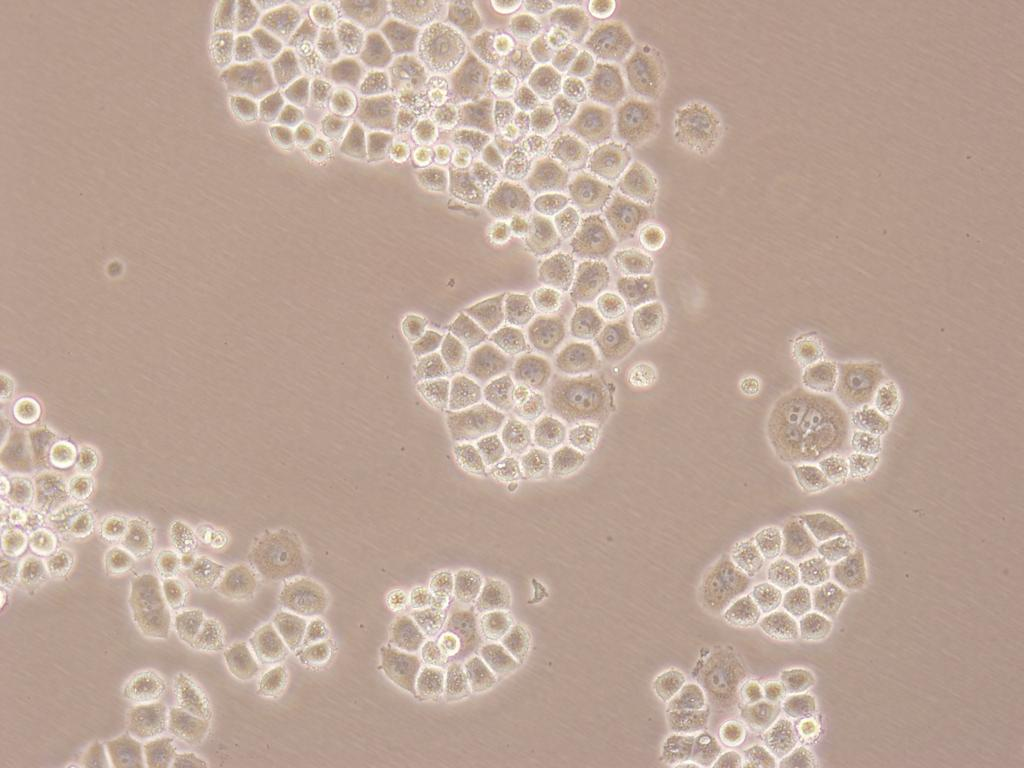
#> input picture im1.jpg, 1024 x 768 px
$ python main.py   (older library calls are emulated)
#> lines starting #> are read from the running program, lines starting #| are printed output that depends on the picture; after the words box and inside, x2 and y2 are one past the last pixel; in counts of white or black regions, pixels touching at a corner belong together
import math

import cv2
import numpy as np
import matplotlib.pyplot as plt
from skimage import color
from sklearn.cluster import KMeans
from skimage.feature import peak_local_max
from PIL import Image
from tqdm.notebook import tqdm
from scipy.ndimage import binary_fill_holes
from skimage.morphology import binary_closing, binary_opening
# Press Shift+F10 to execute it or replace it with your code.
# Press Double Shift to search everywhere for classes, files, tool windows, actions, and settings.
from skimage.morphology import binary_erosion, binary_dilation, disk, square
from skimage.morphology import remove_small_objects
from skimage.morphology import area_closing
from PIL import Image, ImageEnhance
from scipy import ndimage as ndi
import matplotlib.pyplot as plt
from skimage.feature import peak_local_max
from skimage import data, img_as_float
from sklearn.metrics import confusion_matrix
from sklearn.metrics import classification_report
# Press the green button in the gutter to run the script.
from collections import deque

if __name__ == '__main__':
    img = cv2.imread("im1.jpg")
#> img is the input picture: shape (768, 1024, 3); mean B, G, R 152.3, 165.8, 189.1

    """Part1"""
    image = cv2.cvtColor(img, cv2.COLOR_BGR2GRAY)
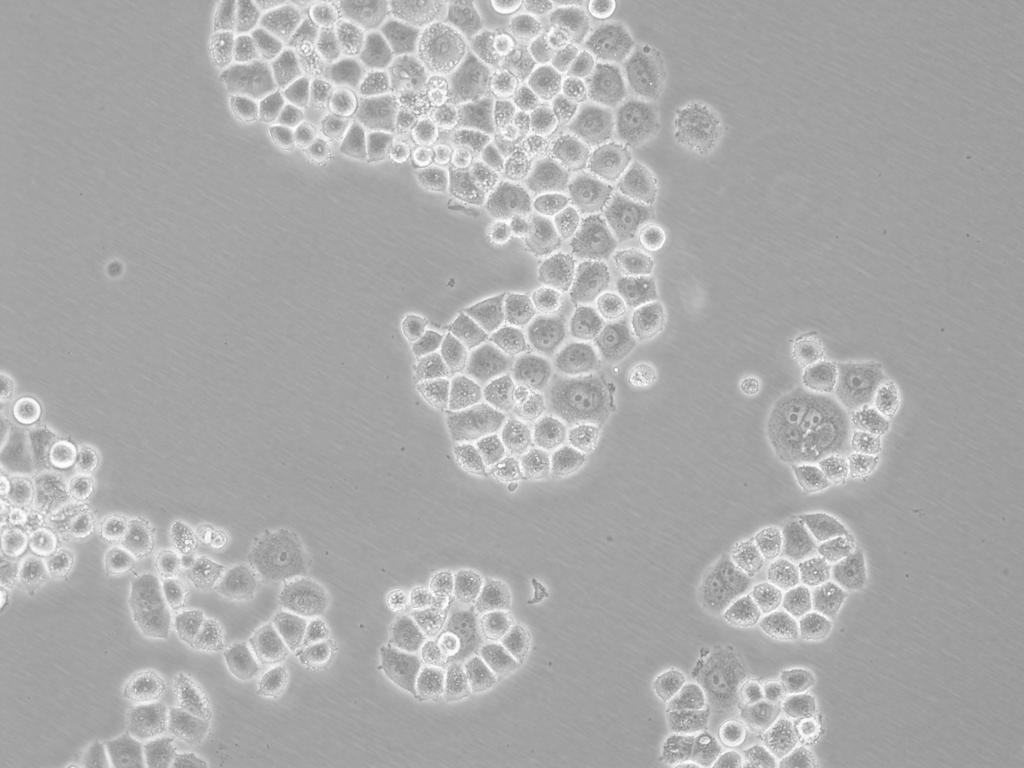
#> image: shape (768, 1024); min 119, max 254, mean 171.2
    figure_size = 9  # the dimension of the x and y axis of the kernel.
    kernel = np.ones((3, 3), np.uint8)
    new_image = cv2.GaussianBlur(image, (15, 19), 0)
    edges = cv2.Canny(new_image, 0, 20)
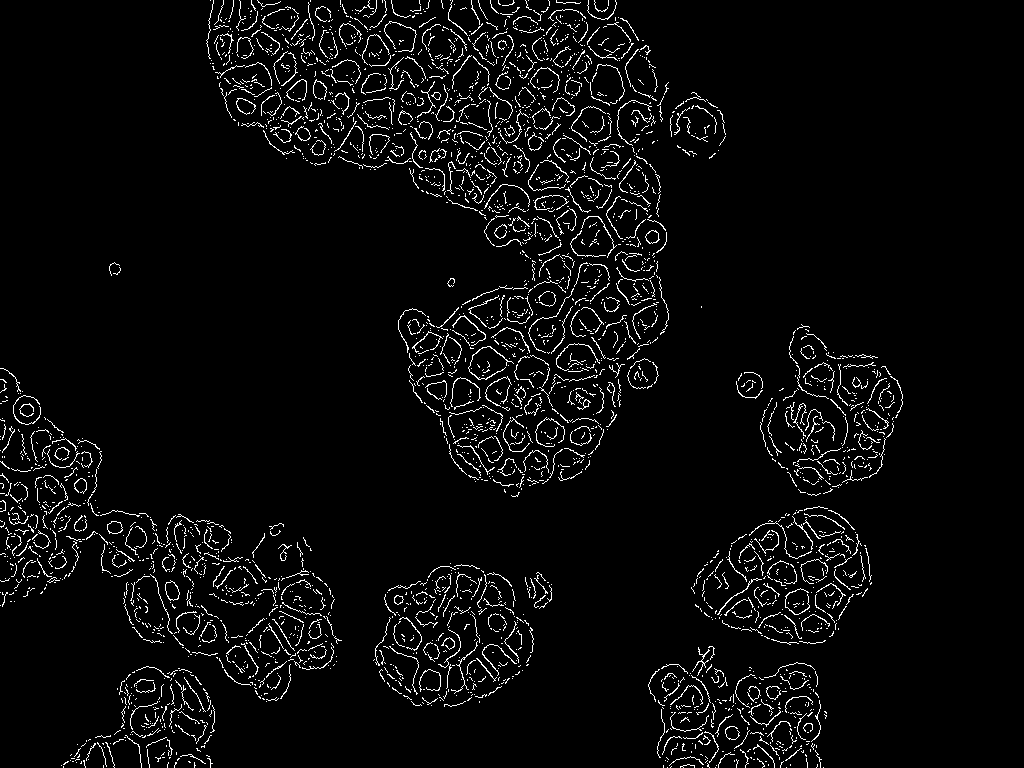
#> edges: shape (768, 1024); 4.1% white in thin lines or dots, all inside (x1, y1, x2, y2) = (0, 0, 903, 768)
    kernel = np.ones((3, 3), np.uint8)
    dilate = cv2.dilate(edges, kernel, iterations=4)
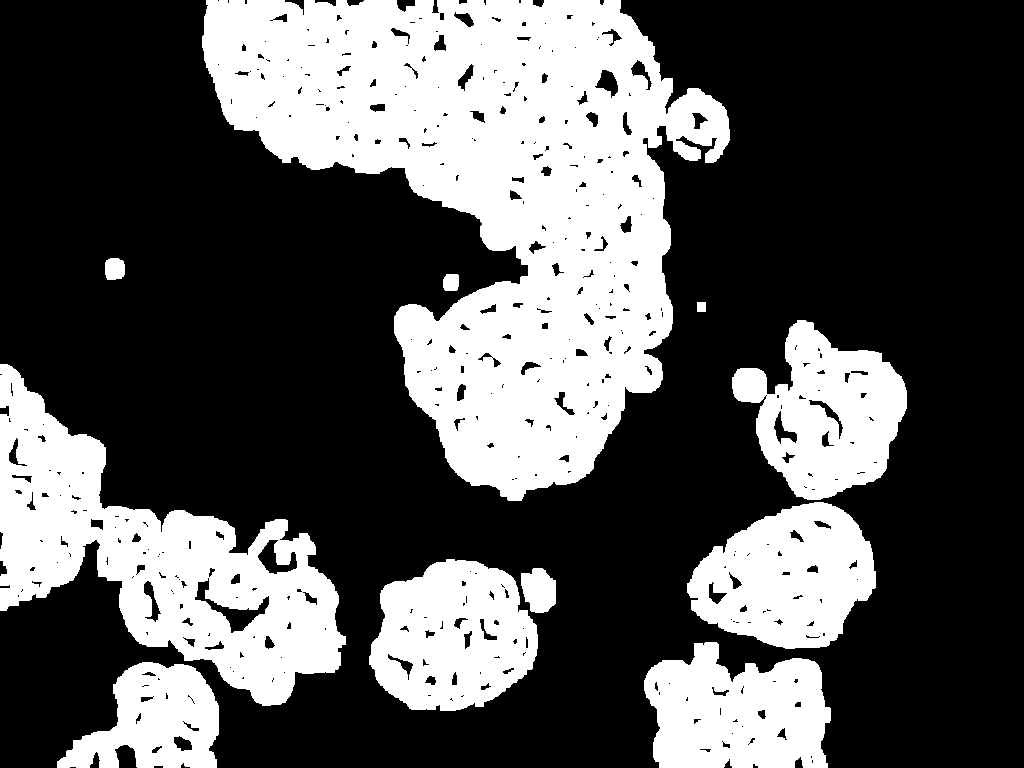
#> dilate: shape (768, 1024); 34.2% white; 11 white regions, largest, box (x1, y1, x2, y2) and area: (202, 0, 730, 501) 135464, (0, 364, 346, 706) 46882, (687, 502, 876, 649) 19004
    foreground = area_closing(dilate, 1024, connectivity=1)
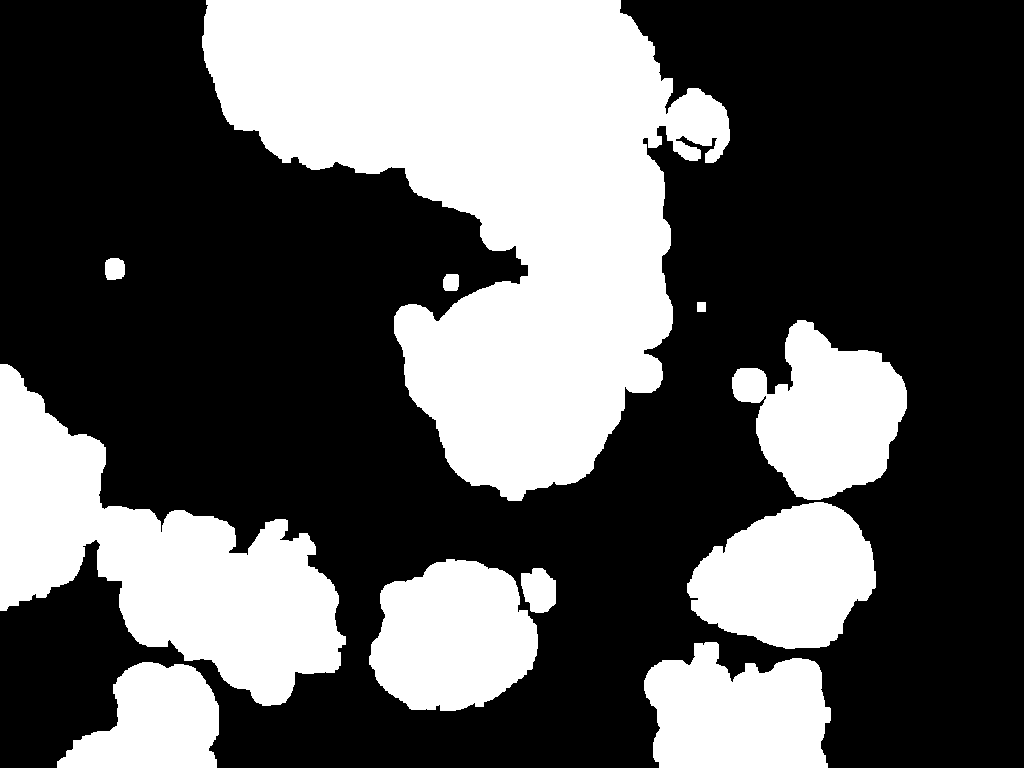
#> foreground: shape (768, 1024); 35.8% white; 11 white regions, largest, box (x1, y1, x2, y2) and area: (202, 0, 730, 501) 141138, (0, 364, 346, 706) 50252, (687, 502, 876, 649) 19675
    plt.imshow(foreground, cmap=plt.cm.gray)
    plt.show()
    gold = np.loadtxt("im3_gold_mask.txt")
#> (the run stopped early here; a loop or call above may not have finished)

$ run again, with im2.jpg copied over im1.jpg
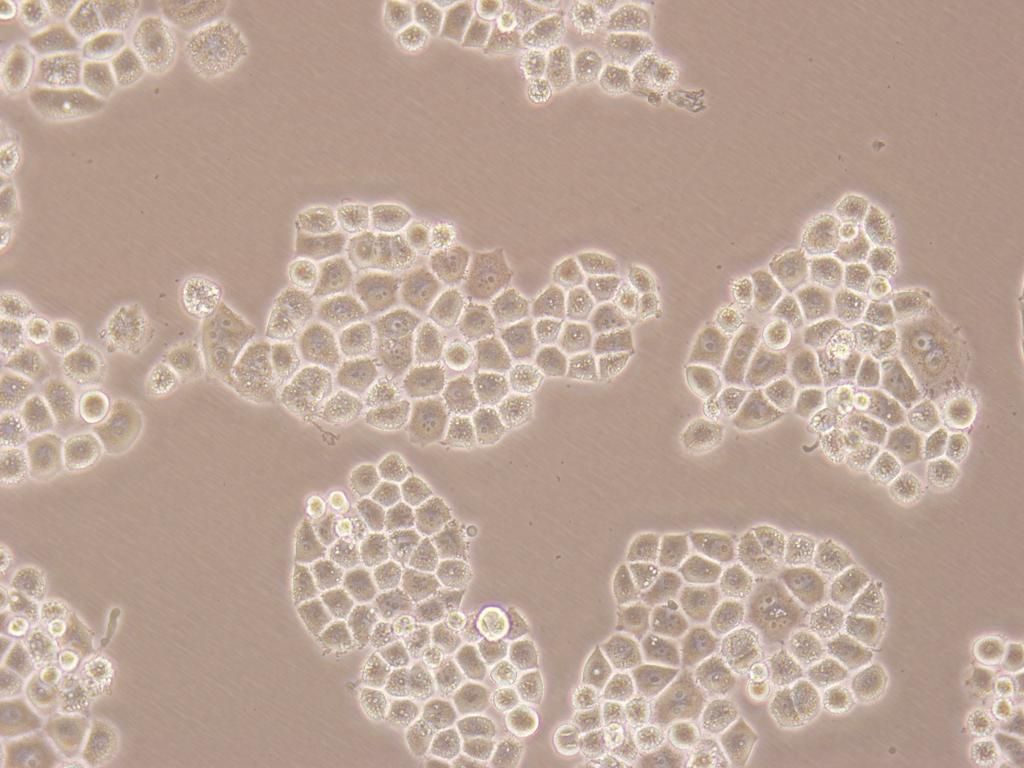
#> input picture im2.jpg, 1024 x 768 px
#> img is the input picture: shape (768, 1024, 3); mean B, G, R 151.2, 164.5, 187.6
#> `edges = cv2.Canny(new_image, 0, 20)`:
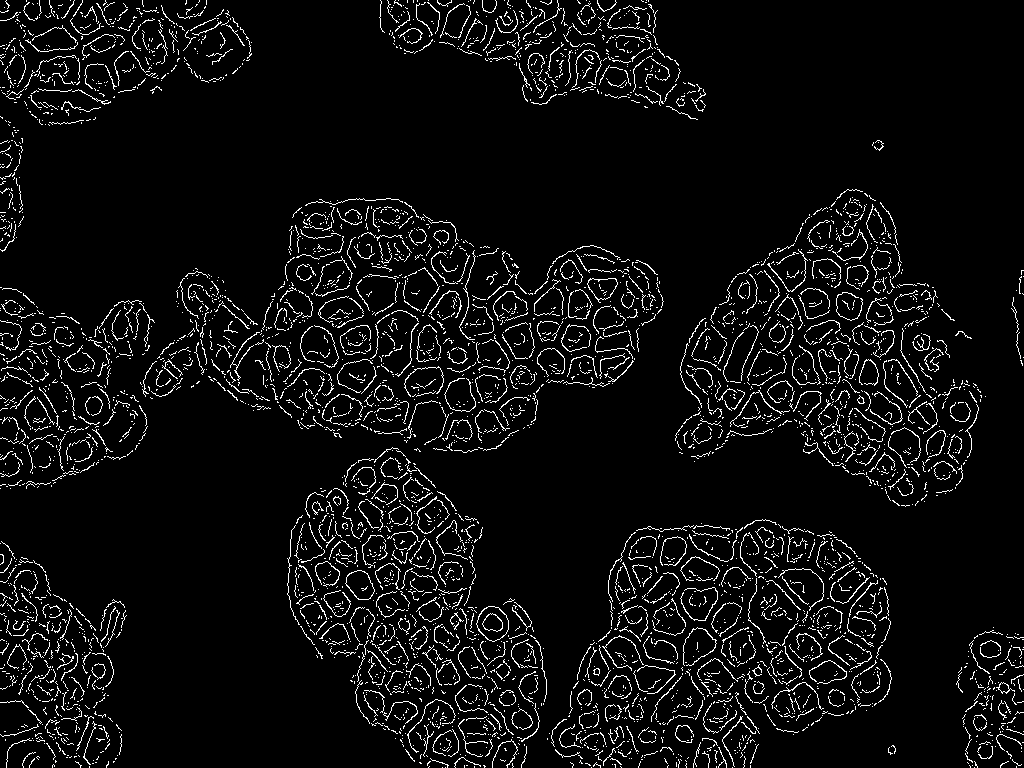
#> edges: shape (768, 1024); 5.6% white in thin lines or dots
#> dilate: shape (768, 1024); 46.8% white; 12 white regions, largest, box (x1, y1, x2, y2) and area: (0, 194, 668, 768) 161349, (543, 515, 896, 768) 64382, (671, 185, 990, 511) 60170
#> `foreground = area_closing(dilate, 1024, connectivity=1)`:
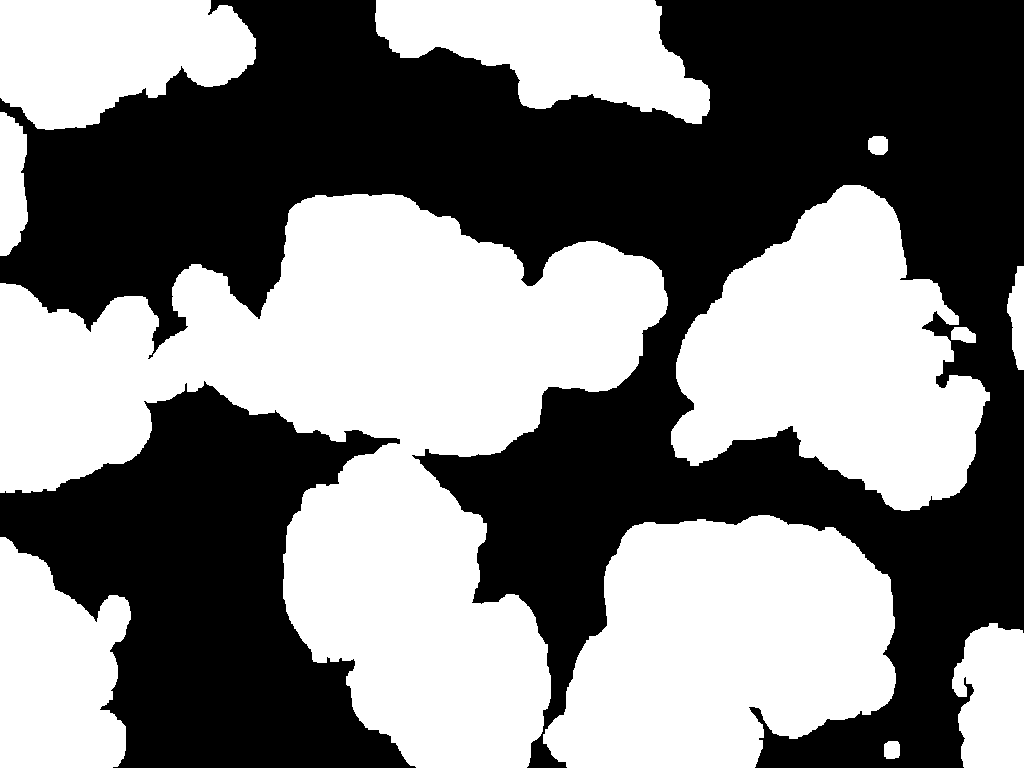
#> foreground: shape (768, 1024); 49.3% white; 12 white regions, largest, box (x1, y1, x2, y2) and area: (0, 194, 668, 768) 170541, (543, 515, 896, 768) 67466, (671, 185, 990, 511) 62537

$ run again, with im3.jpg copied over im1.jpg
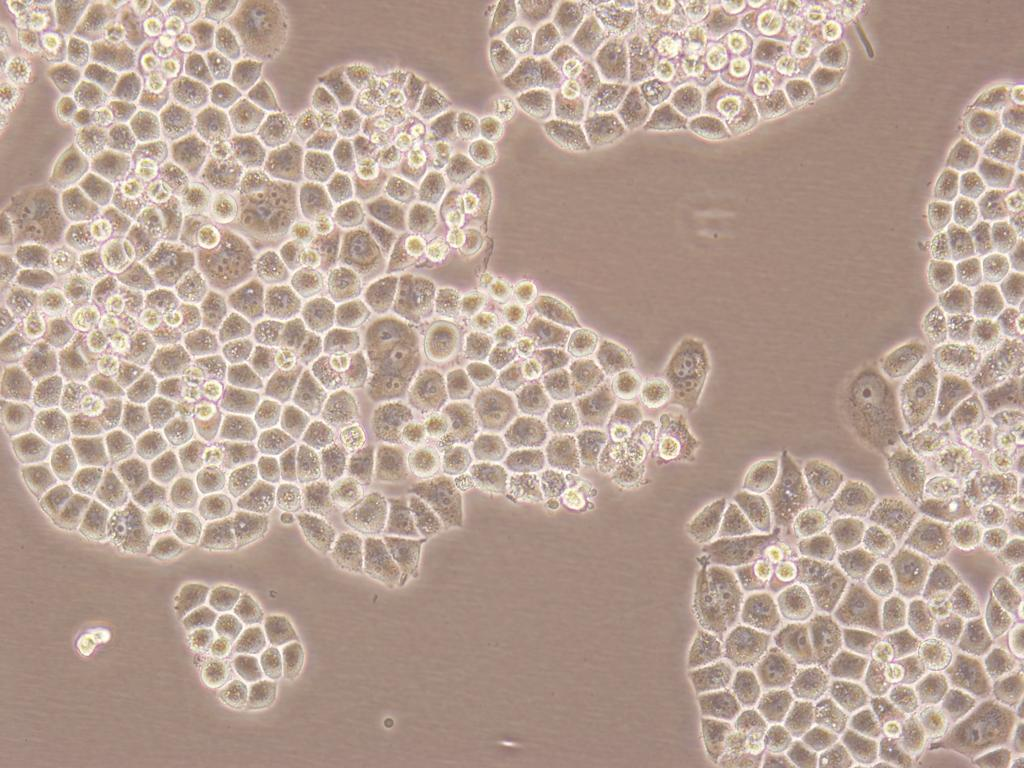
#> input picture im3.jpg, 1024 x 768 px
#> img is the input picture: shape (768, 1024, 3); mean B, G, R 148.8, 161.3, 183.4
#> `edges = cv2.Canny(new_image, 0, 20)`:
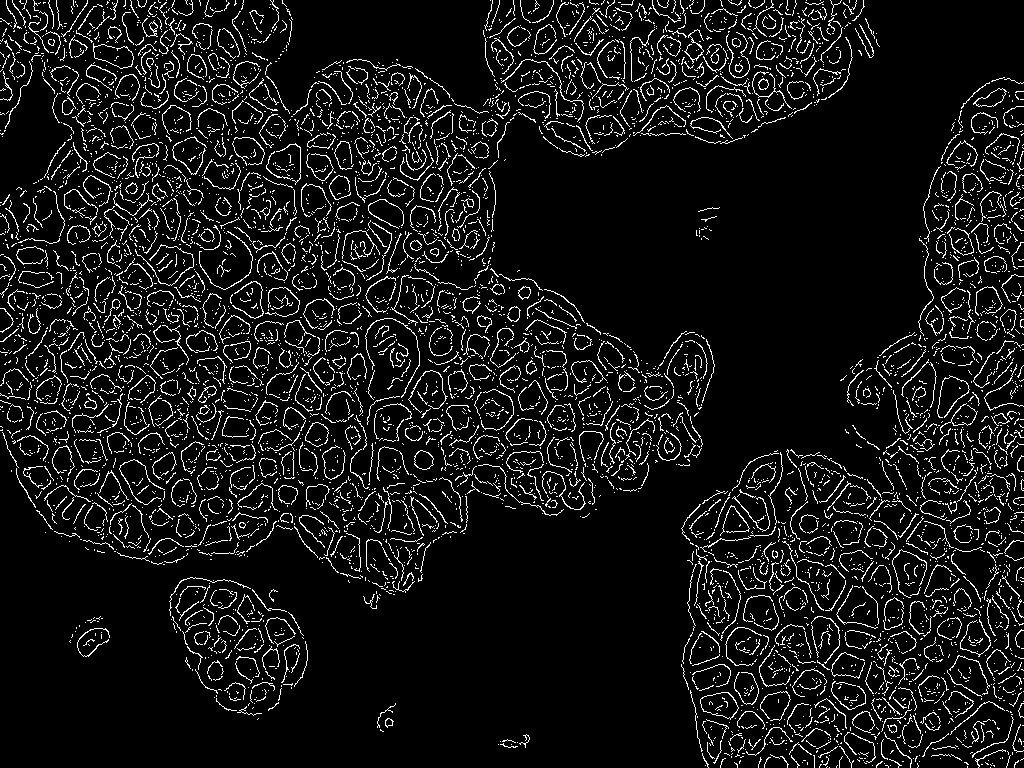
#> edges: shape (768, 1024); 8.1% white in thin lines or dots
#> dilate: shape (768, 1024); 63.1% white; 708 black regions (460 under 20 px), largest, box (x1, y1, x2, y2) and area: (0, 0, 1024, 768) 254953, (271, 0, 492, 106) 14182, (0, 63, 66, 197) 3907
#> `foreground = area_closing(dilate, 1024, connectivity=1)`:
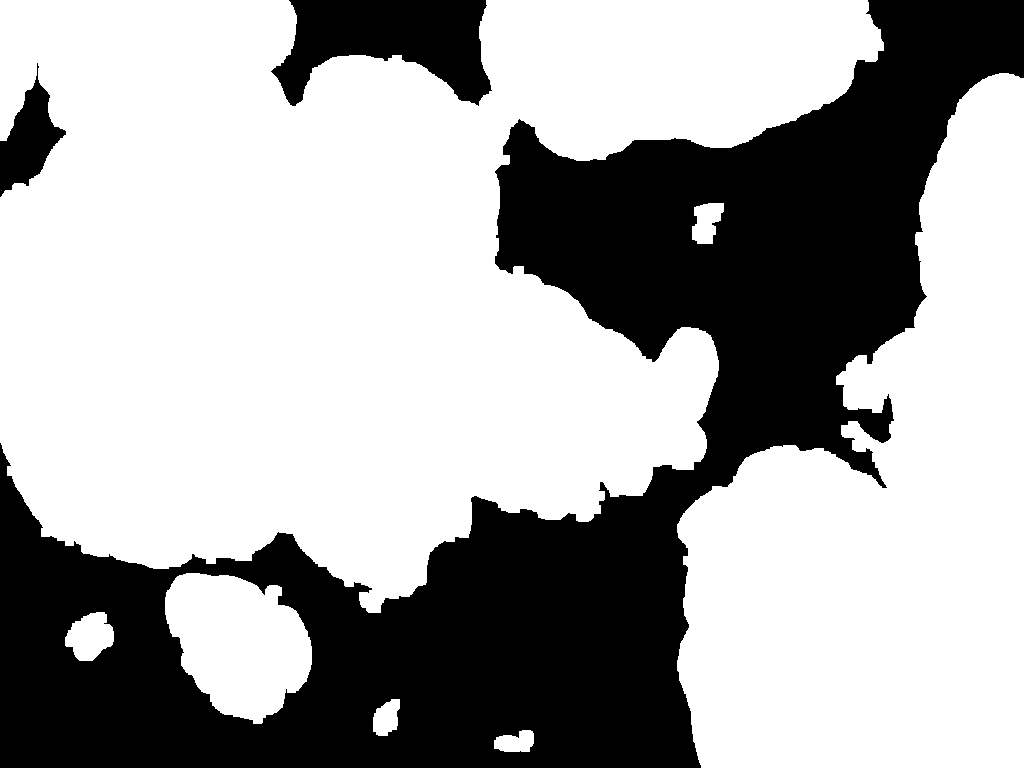
#> foreground: shape (768, 1024); 65.3% white; 3 black regions, box (x1, y1, x2, y2) and area: (0, 0, 1024, 768) 254953, (271, 0, 492, 106) 14182, (0, 63, 66, 197) 3907
